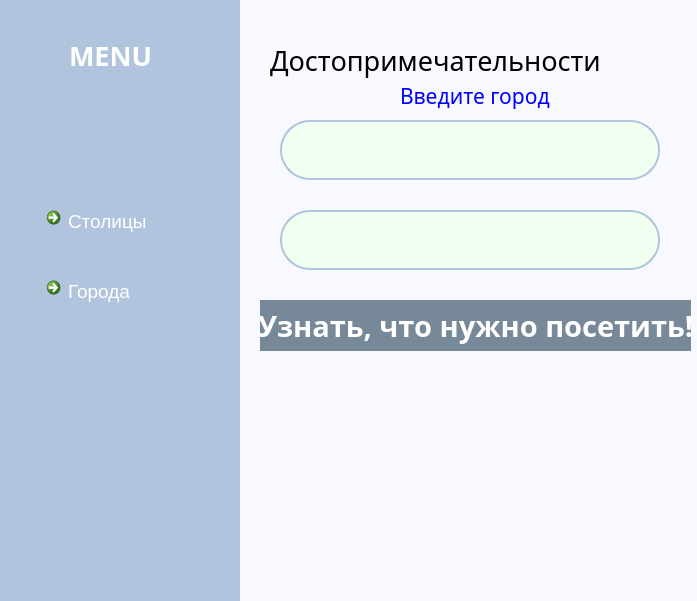
<?xml version="1.0" encoding="UTF-8"?>
<ui version="4.0">
 <class>MainWindow</class>
 <widget class="QMainWindow" name="MainWindow">
  <property name="geometry">
   <rect>
    <x>0</x>
    <y>0</y>
    <width>697</width>
    <height>601</height>
   </rect>
  </property>
  <property name="windowTitle">
   <string>MainWindow</string>
  </property>
  <widget class="QWidget" name="centralwidget">
   <property name="styleSheet">
    <string notr="true">background-color:#f8f8ff</string>
   </property>
   <widget class="QWidget" name="widget" native="true">
    <property name="geometry">
     <rect>
      <x>-1</x>
      <y>0</y>
      <width>241</width>
      <height>601</height>
     </rect>
    </property>
    <property name="styleSheet">
     <string notr="true">background-color:#b0c4de</string>
    </property>
    <widget class="QLabel" name="label">
     <property name="geometry">
      <rect>
       <x>70</x>
       <y>10</y>
       <width>101</width>
       <height>91</height>
      </rect>
     </property>
     <property name="font">
      <font>
       <family>Rockwell Extra Bold</family>
       <pointsize>20</pointsize>
       <weight>75</weight>
       <bold>true</bold>
      </font>
     </property>
     <property name="styleSheet">
      <string notr="true">color:white</string>
     </property>
     <property name="text">
      <string>MENU</string>
     </property>
    </widget>
    <widget class="QLabel" name="label_2">
     <property name="geometry">
      <rect>
       <x>60</x>
       <y>80</y>
       <width>111</width>
       <height>101</height>
      </rect>
     </property>
     <property name="text">
      <string/>
     </property>
     <property name="pixmap">
      <pixmap>глобус2.png</pixmap>
     </property>
    </widget>
    <widget class="QCommandLinkButton" name="commandLinkButton">
     <property name="geometry">
      <rect>
       <x>40</x>
       <y>200</y>
       <width>185</width>
       <height>41</height>
      </rect>
     </property>
     <property name="font">
      <font>
       <family>Segoe UI</family>
       <pointsize>14</pointsize>
       <weight>50</weight>
       <bold>false</bold>
      </font>
     </property>
     <property name="styleSheet">
      <string notr="true">background-color:#b0c4de;
border-radius:30;
color:white</string>
     </property>
     <property name="text">
      <string>Столицы</string>
     </property>
    </widget>
    <widget class="QCommandLinkButton" name="commandLinkButton_2">
     <property name="geometry">
      <rect>
       <x>40</x>
       <y>270</y>
       <width>185</width>
       <height>41</height>
      </rect>
     </property>
     <property name="font">
      <font>
       <family>Segoe UI</family>
       <pointsize>14</pointsize>
       <weight>50</weight>
       <bold>false</bold>
      </font>
     </property>
     <property name="styleSheet">
      <string notr="true">background-color:#b0c4de;
border-radius:30;
color:white</string>
     </property>
     <property name="text">
      <string>Города</string>
     </property>
    </widget>
   </widget>
   <widget class="QLineEdit" name="verxnee">
    <property name="geometry">
     <rect>
      <x>280</x>
      <y>120</y>
      <width>380</width>
      <height>60</height>
     </rect>
    </property>
    <property name="font">
     <font>
      <family>Times New Roman</family>
      <pointsize>16</pointsize>
     </font>
    </property>
    <property name="styleSheet">
     <string notr="true">background-color:#f0fff0;
border:2px solid#b0c4de;
border-radius:30;
color:gray</string>
    </property>
   </widget>
   <widget class="QLabel" name="dostoprim">
    <property name="geometry">
     <rect>
      <x>270</x>
      <y>40</y>
      <width>401</width>
      <height>41</height>
     </rect>
    </property>
    <property name="font">
     <font>
      <family>Segoe Script</family>
      <pointsize>20</pointsize>
     </font>
    </property>
    <property name="text">
     <string>Достопримечательности</string>
    </property>
   </widget>
   <widget class="QLineEdit" name="nizhnee">
    <property name="geometry">
     <rect>
      <x>280</x>
      <y>210</y>
      <width>380</width>
      <height>60</height>
     </rect>
    </property>
    <property name="font">
     <font>
      <family>Myanmar Text</family>
      <pointsize>20</pointsize>
     </font>
    </property>
    <property name="styleSheet">
     <string notr="true">background-color:#f0fff0;
border:2px solid#b0c4de;
border-radius:30;
color:gray</string>
    </property>
   </widget>
   <widget class="QLabel" name="label_3">
    <property name="geometry">
     <rect>
      <x>400</x>
      <y>400</y>
      <width>151</width>
      <height>151</height>
     </rect>
    </property>
    <property name="text">
     <string/>
    </property>
    <property name="pixmap">
     <pixmap>карта.png</pixmap>
    </property>
   </widget>
   <widget class="QPushButton" name="pushButton">
    <property name="geometry">
     <rect>
      <x>260</x>
      <y>300</y>
      <width>431</width>
      <height>51</height>
     </rect>
    </property>
    <property name="font">
     <font>
      <family>Rockwell Extra Bold</family>
      <pointsize>22</pointsize>
      <weight>75</weight>
      <bold>true</bold>
     </font>
    </property>
    <property name="styleSheet">
     <string notr="true">background-color:#778899;
border-radius:30;
color:white</string>
    </property>
    <property name="text">
     <string>Узнать, что нужно посетить!</string>
    </property>
   </widget>
   <widget class="QLabel" name="label_4">
    <property name="geometry">
     <rect>
      <x>400</x>
      <y>80</y>
      <width>151</width>
      <height>31</height>
     </rect>
    </property>
    <property name="font">
     <font>
      <family>Showcard Gothic</family>
      <pointsize>16</pointsize>
     </font>
    </property>
    <property name="styleSheet">
     <string notr="true">color:blue</string>
    </property>
    <property name="text">
     <string>Введите город</string>
    </property>
   </widget>
  </widget>
 </widget>
 <resources>
  <include location="глобус.png"/>
 </resources>
 <connections/>
</ui>
